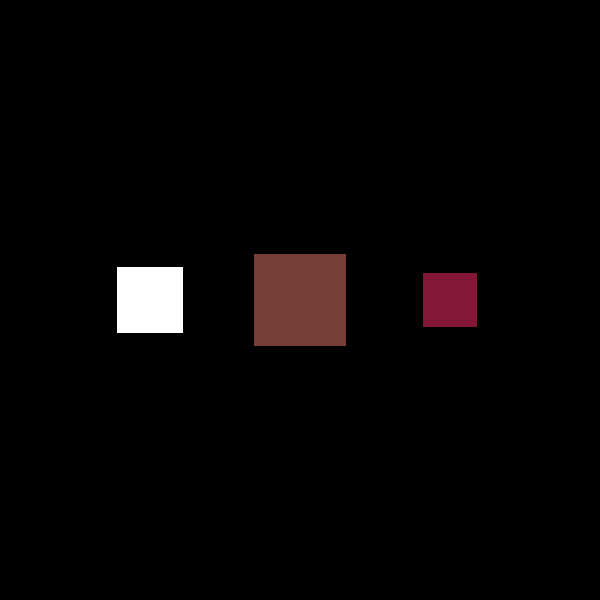
Frame 1 (no input)
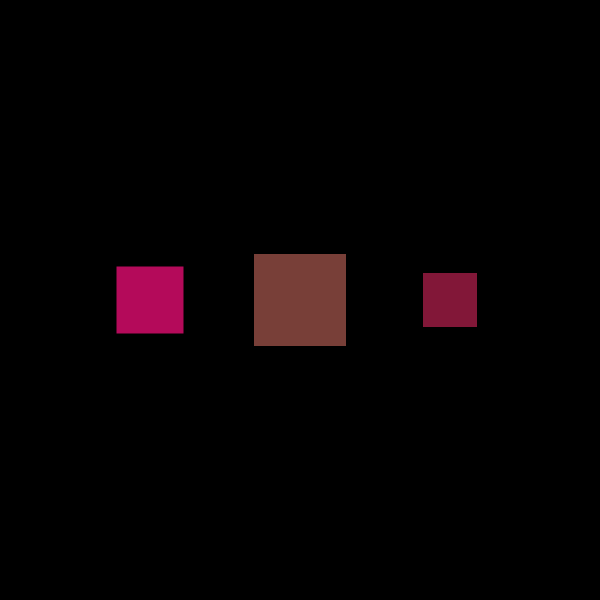
Frame 60 (the mouse pressed at the canvas centre just before this capture)
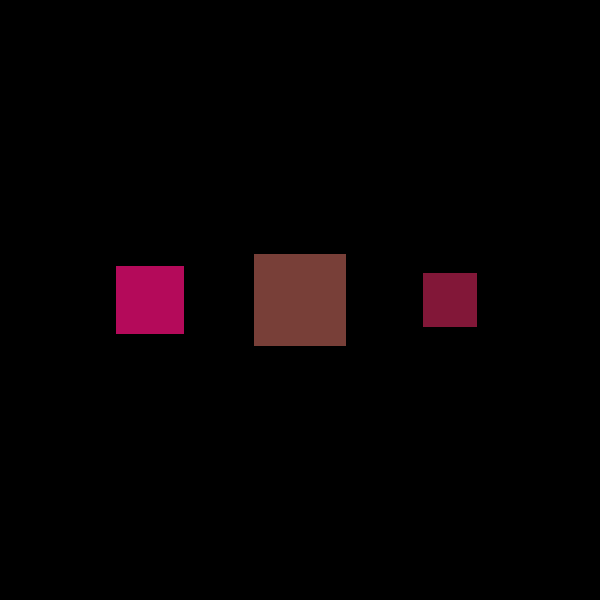
Frame 120 (the mouse held since frame 60 and released just before this capture)

The Processing sketch that drew these frames (run headless with seeded random() and noise(); from frame 60 on, the mouse is pressed at the canvas centre):

// Processing sketch: processing_171169
// ── processing_171169.pde

void setup()
{
size(600,600);
background(0);
smooth();
stroke(255);
line(0,250,600,250);
}


void draw()
{
  
background(0);

//Variablen
float sek = map(second(),0,60,0,2*PI);
println(sek);
float min = map(minute(),0,60,0,2*PI);
println(min);
float stun = map(hour(),0,12,0,2*PI);
println(stun);

//Sekunden
noStroke();
rectMode(CENTER);
rect(width/2-150,height/2,50+second(),50+second());
fill(120,63,56);


//Minuten
noStroke();
rectMode(CENTER);
rect(width/2,height/2,50+minute(),50+minute());
fill(130,23,56);


//Stunden
noStroke();
rectMode(CENTER);
rect(width/2+150,height/2,50+hour(),50+hour());
fill(180,10,90);
}
